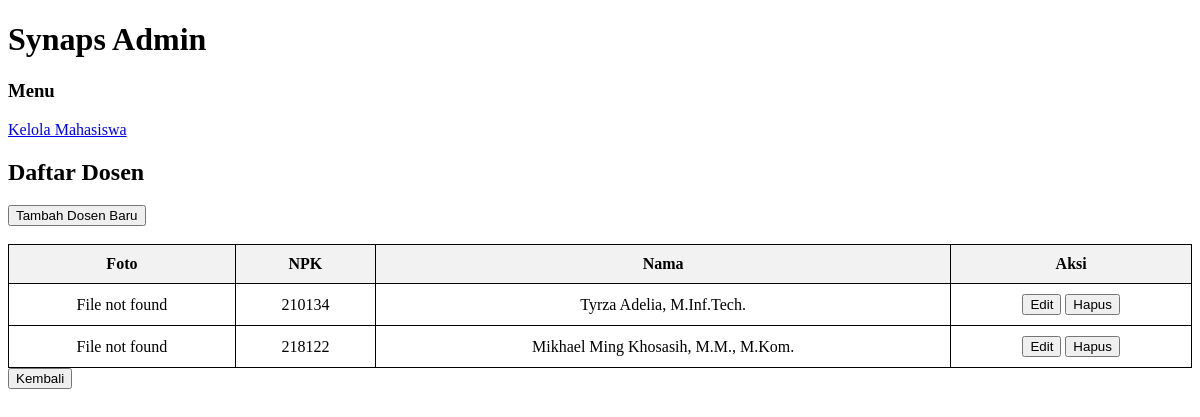
/display_dosen.php (signed in), run on the app's committed database.
### tables this page shows
CREATE TABLE `dosen` (
  `npk` char(6) NOT NULL,
  `nama` varchar(45) DEFAULT NULL,
  `foto_extension` varchar(4) DEFAULT NULL
);

### class/parent.php (called while the page is built, shortened)
<?php
class classParent {
	public function __construct(){
		$this->mysqli =
		new mysqli(SERVER, UID, PWD, DB);
	}
}
?>

### class/dosen.php (called while the page is built, shortened)
<?php
require_once("parent.php");
class Dosen extends classParent {
    public function getDosen($npk = null) {
        if ($npk) {
            $sql = "SELECT * FROM dosen WHERE npk=?";
            $stmt = $this->mysqli->prepare($sql);
            $stmt->bind_param("s", $npk);
            $stmt->execute();
            $res = $stmt->get_result();
            $data = $res->fetch_assoc();
            $stmt->close();
            return $data;
        } else {
            $sql = "SELECT * FROM dosen";
            $stmt = $this->mysqli->prepare($sql);
            $stmt->execute();
            $res = $stmt->get_result();
            $data = [];
            while ($row = $res->fetch_assoc()) {
                $data[] = $row;
            }
            return $data;
        }
    }
}
?>

### display_dosen.php (the view, shortened to what this page needs)
<?php
require_once("class/dosen.php");
$dosenObj = new Dosen();
$dosens = $dosenObj->getDosen();
?>
<!DOCTYPE html>
<html>
<head>
</head>
<body>
    <div class="container">
        <div class="header">
            <h1>Synaps Admin</h1>
        </div>
        <div class="main-content">
            <div class="menu">
                <h3>Menu</h3>
                <a href="display_mahasiswa.php">Kelola Mahasiswa</a><br>
            </div>
            <div class="content">
                <h2>Daftar Dosen</h2>
                <button onclick="location.href='tambah_dosen.php'">Tambah Dosen Baru</button>
                <br><br>
                <table>
                    <thead>
                        <tr>
                            <th>Foto</th><th>NPK</th><th>Nama</th><th>Aksi</th>
                        </tr>
                    </thead>
                    <tbody>
                        <?php foreach ($dosens as $row): ?>
                            <tr>
                                <td>
                                    <?php
                                        if (!empty($row['foto_extension'])) {
                                            $image_path = 'images/' . $row['npk'] . '.' . $row['foto_extension'];
                                            if (file_exists($image_path)) {
                                                echo "<img src='{$image_path}' class='foto'>";
                                            } else {
                                                echo "File not found";
                                            }
                                        }
                                        else {
                                        echo "No Image";
                                    }
                                    ?>
                                </td>
                                <td><?php echo $row['npk']; ?></td>
                                <td><?php echo $row['nama']; ?></td>
                                <td>
                                    <button class="editBtn" value="<?php echo $row['npk']; ?>">Edit</button>
                                    <button class="hapusBtn" value="<?php echo $row['npk']; ?>">Hapus</button>
                            </tr>
                        <?php endforeach; ?>
                    </tbody>
                </table>
            </div>
        </div>
    </div>
    <a href="index.php"><button type="button">Kembali</button></a>
</body>
</html>

### display_dosen.php (style rules this page uses)
table { border-collapse: collapse; width: 100%; }
th, td { border: 1px solid black; padding: 10px; text-align: center; }
th { background-color:#f2f2f2; }

### data on the page
dosen: foto_extension "File not found", npk "210134", nama "Tyrza Adelia, M.Inf.Tech."
dosen: foto_extension "File not found", npk "218122", nama "Mikhael Ming Khosasih, M.M., M.Kom."
